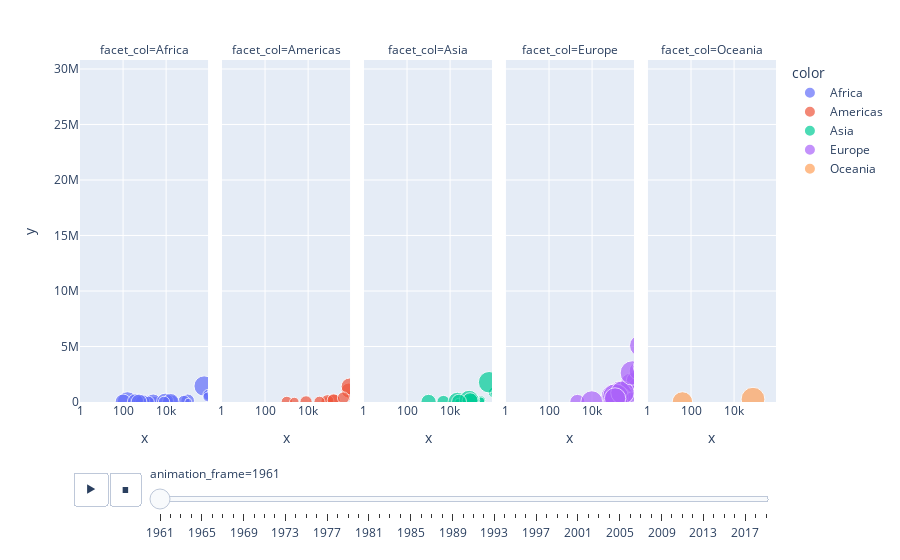

The cell this chart's notebook holds for it:
### Code cell
show_descriptive_scatter(crops_all, "Wheat")

### Figure 1 — Plotly figure (JSON) as saved in the notebook; plotly's stock layout.template omitted (floating-point values rounded to 4 significant figures)
{"data": [{"hovertemplate": "<b>%{hovertext}</b><br><br>color=Africa<br>animation_frame=1961<br>facet_col=Africa<br>x=%{x}<br>y=%{y}<br>size=%{marker.size}<extra></extra>", "hovertext": ["Algeria", "Angola", "Botswana", "Burundi", "Cameroon", "Chad", "Democratic Republic of the Congo", "Egypt", "Eritrea", "Eswatini", "Ethiopia", "Ethiopia PDR", "Kenya", "Lesotho", "Libya", "Madagascar", "Malawi", "Mali", "Mauritania", "Morocco", "Mozambique", "Namibia", "Niger", "Nigeria", "Rwanda", "Somalia", "South Africa", "Sudan", "Sudan (former)", "Tunisia", "Uganda", "United Republic of Tanzania", "Zambia", "Zimbabwe"], "ids": ["Algeria", "Angola", "Botswana", "Burundi", "Cameroon", "Chad", "Democratic Republic of the Congo", "Egypt", "Eritrea", "Eswatini", "Ethiopia", "Ethiopia PDR", "Kenya", "Lesotho", "Libya", "Madagascar", "Malawi", "Mali", "Mauritania", "Morocco", "Mozambique", "Namibia", "Niger", "Nigeria", "Rwanda", "Somalia", "South Africa", "Sudan", "Sudan (former)", "Tunisia", "Uganda", "United Republic of Tanzania", "Zambia", "Zimbabwe"], "legendgroup": "Africa", "marker": {"color": "#636efa", "size": [4060, 11111, 25000, 4444, 0, 11111, 7090, 24697, 0, 0, 0, 7127, 10907, 8648, 2829, 0, 15000, 15000, 2222, 4528, 7652, 9867, 12270, 17778, 7869, 0, 6190, 0, 16098, 5471, 0, 7625, 16000, 14673], "sizemode": "area", "sizeref": 118.5, "symbol": "circle"}, "mode": "markers", "name": "Africa", "orientation": "v", "showlegend": true, "type": "scatter", "x": [1689064, 18000, 160, 9000, 0, 1350, 3000, 581409, 0, 0, 0, 912000, 100300, 66532, 106000, 0, 100, 2500, 450, 1590000, 11500, 600, 815, 9000, 1525, 0, 1407000, 0, 16400, 850000, 0, 8000, 380, 550], "xaxis": "x", "y": [685723, 20000, 400, 4000, 0, 1500, 2127, 1435926, 0, 0, 0, 650000, 109400, 57540, 29992, 0, 150, 3750, 100, 720000, 8800, 592, 1000, 16000, 1200, 0, 871000, 0, 26400, 465000, 0, 6100, 608, 807], "yaxis": "y"}, {"hovertemplate": "<b>%{hovertext}</b><br><br>color=Americas<br>animation_frame=1961<br>facet_col=Americas<br>x=%{x}<br>y=%{y}<br>size=%{marker.size}<extra></extra>", "hovertext": ["Argentina", "Bolivia (Plurinational State of)", "Brazil", "Canada", "Chile", "Colombia", "Ecuador", "Guatemala", "Honduras", "Mexico", "Paraguay", "Peru", "United States of America", "Uruguay", "Venezuela (Bolivarian Republic of)"], "ids": ["Argentina", "Bolivia (Plurinational State of)", "Brazil", "Canada", "Chile", "Colombia", "Ecuador", "Guatemala", "Honduras", "Mexico", "Paraguay", "Peru", "United States of America", "Uruguay", "Venezuela (Bolivarian Republic of)"], "legendgroup": "Americas", "marker": {"color": "#EF553B", "size": [12950, 5625, 5330, 7529, 13398, 8881, 9924, 7319, 7824, 16758, 9000, 10012, 16070, 8523, 5403], "sizemode": "area", "sizeref": 118.5, "symbol": "circle"}, "mode": "markers", "name": "Americas", "orientation": "v", "showlegend": true, "type": "scatter", "x": [4420900, 80000, 1022234, 10245000, 769200, 160000, 78770, 33686, 1025, 836538, 8000, 153417, 20870000, 435912, 2273], "xaxis": "x2", "y": [5725000, 45000, 544858, 7713000, 1030560, 142100, 78170, 24656, 802, 1401909, 7200, 153595, 33539008, 371536, 1228], "yaxis": "y2"}, {"hovertemplate": "<b>%{hovertext}</b><br><br>color=Asia<br>animation_frame=1961<br>facet_col=Asia<br>x=%{x}<br>y=%{y}<br>size=%{marker.size}<extra></extra>", "hovertext": ["Afghanistan", "Armenia", "Azerbaijan", "Bangladesh", "Bhutan", "China, mainland", "China, Taiwan Province of", "Cyprus", "Democratic People's Republic of Korea", "Georgia", "India", "Iran (Islamic Republic of)", "Iraq", "Israel", "Japan", "Jordan", "Kazakhstan", "Kuwait", "Kyrgyzstan", "Lebanon", "Mongolia", "Myanmar", "Nepal", "Oman", "Pakistan", "Palestine", "Qatar", "Republic of Korea", "Saudi Arabia", "Syrian Arab Republic", "Tajikistan", "Thailand", "Turkey", "Turkmenistan", "United Arab Emirates", "Uzbekistan", "Yemen"], "ids": ["Afghanistan", "Armenia", "Azerbaijan", "Bangladesh", "Bhutan", "China, mainland", "China, Taiwan Province of", "Cyprus", "Democratic People's Republic of Korea", "Georgia", "India", "Iran (Islamic Republic of)", "Iraq", "Israel", "Japan", "Jordan", "Kazakhstan", "Kuwait", "Kyrgyzstan", "Lebanon", "Mongolia", "Myanmar", "Nepal", "Oman", "Pakistan", "Palestine", "Qatar", "Republic of Korea", "Saudi Arabia", "Syrian Arab Republic", "Tajikistan", "Thailand", "Turkey", "Turkmenistan", "United Arab Emirates", "Uzbekistan", "Yemen"], "legendgroup": "Asia", "marker": {"color": "#00cc96", "size": [10220, 0, 0, 5738, 10204, 5578, 20335, 5792, 5060, 0, 8507, 7970, 7794, 10477, 27455, 5058, 0, 0, 0, 9956, 3685, 3078, 12273, 14000, 8222, 0, 0, 22657, 14706, 5754, 0, 0, 9093, 0, 0, 0, 13077], "sizemode": "area", "sizeref": 118.5, "symbol": "circle"}, "mode": "markers", "name": "Asia", "orientation": "v", "showlegend": true, "type": "scatter", "x": [2230000, 0, 0, 56657, 4900, 25546000, 21759, 78930, 168000, 0, 12927000, 3600000, 1100000, 62900, 648700, 273230, 0, 0, 0, 68800, 267000, 24156, 110000, 1000, 4639000, 0, 0, 75915, 85000, 1315499, 0, 0, 7846500, 0, 0, 0, 26000], "xaxis": "x3", "y": [2279000, 0, 0, 32512, 5000, 14250000, 44248, 45720, 85000, 0, 10997000, 2869119, 857350, 65900, 1781000, 138200, 0, 0, 0, 68500, 98400, 7436, 135000, 1400, 3814000, 0, 0, 172000, 125000, 757000, 0, 0, 7135000, 0, 0, 0, 34000], "yaxis": "y3"}, {"hovertemplate": "<b>%{hovertext}</b><br><br>color=Europe<br>animation_frame=1961<br>facet_col=Europe<br>x=%{x}<br>y=%{y}<br>size=%{marker.size}<extra></extra>", "hovertext": ["Albania", "Austria", "Belarus", "Belgium", "Belgium-Luxembourg", "Bosnia and Herzegovina", "Bulgaria", "Croatia", "Czechia", "Czechoslovakia", "Denmark", "Estonia", "Finland", "France", "Germany", "Greece", "Hungary", "Ireland", "Italy", "Latvia", "Lithuania", "Luxembourg", "Malta", "Montenegro", "Netherlands", "North Macedonia", "Norway", "Poland", "Portugal", "Republic of Moldova", "Romania", "Russian Federation", "Serbia", "Serbia and Montenegro", "Slovakia", "Slovenia", "Spain", "Sweden", "Switzerland", "Ukraine", "United Kingdom of Great Britain and Northern Ireland", "USSR", "Yugoslav SFR"], "ids": ["Albania", "Austria", "Belarus", "Belgium", "Belgium-Luxembourg", "Bosnia and Herzegovina", "Bulgaria", "Croatia", "Czechia", "Czechoslovakia", "Denmark", "Estonia", "Finland", "France", "Germany", "Greece", "Hungary", "Ireland", "Italy", "Latvia", "Lithuania", "Luxembourg", "Malta", "Montenegro", "Netherlands", "North Macedonia", "Norway", "Poland", "Portugal", "Republic of Moldova", "Romania", "Russian Federation", "Serbia", "Serbia and Montenegro", "Slovakia", "Slovenia", "Spain", "Sweden", "Switzerland", "Ukraine", "United Kingdom of Great Britain and Northern Ireland", "USSR", "Yugoslav SFR"], "legendgroup": "Europe", "marker": {"color": "#ab63fa", "size": [7731, 25802, 0, 0, 37116, 0, 15416, 0, 0, 25997, 41205, 0, 19436, 23950, 28607, 13026, 19095, 33676, 19103, 0, 0, 0, 13746, 0, 39251, 0, 28300, 19929, 6515, 0, 13438, 0, 0, 0, 0, 0, 8837, 32627, 27134, 0, 35372, 9920, 16161], "sizemode": "area", "sizeref": 118.5, "symbol": "circle"}, "mode": "markers", "name": "Europe", "orientation": "v", "showlegend": true, "type": "scatter", "x": [126500, 275822, 0, 0, 212139, 0, 1323010, 0, 0, 641004, 105341, 0, 237085, 3997300, 1774628, 1172900, 1013700, 139534, 4345449, 0, 0, 0, 2069, 0, 122831, 0, 9682, 1401000, 659517, 0, 2969400, 0, 0, 0, 0, 0, 3890605, 257199, 116460, 0, 739000, 63000000, 1964000], "xaxis": "x4", "y": [97800, 711673, 0, 0, 787372, 0, 2039600, 0, 0, 1666390, 434057, 0, 460792, 9573520, 5076707, 1527870, 1935700, 469900, 8301200, 0, 0, 0, 2844, 0, 482130, 0, 27400, 2792000, 429643, 0, 3990300, 0, 0, 0, 0, 0, 3438000, 839170, 316000, 0, 2614000, 62494000, 3174000], "yaxis": "y4"}, {"hovertemplate": "<b>%{hovertext}</b><br><br>color=Oceania<br>animation_frame=1961<br>facet_col=Oceania<br>x=%{x}<br>y=%{y}<br>size=%{marker.size}<extra></extra>", "hovertext": ["Australia", "New Caledonia", "New Zealand"], "ids": ["Australia", "New Caledonia", "New Zealand"], "legendgroup": "Oceania", "marker": {"color": "#FFA15A", "size": [11291, 25000, 33517], "sizemode": "area", "sizeref": 118.5, "symbol": "circle"}, "mode": "markers", "name": "Oceania", "orientation": "v", "showlegend": true, "type": "scatter", "x": [5958110, 40, 75589], "xaxis": "x5", "y": [6727192, 100, 253349], "yaxis": "y5"}], "layout": {"annotations": [{"font": {}, "showarrow": false, "text": "facet_col=Africa", "x": 0.092, "xanchor": "center", "xref": "paper", "y": 1, "yanchor": "bottom", "yref": "paper"}, {"font": {}, "showarrow": false, "text": "facet_col=Americas", "x": 0.296, "xanchor": "center", "xref": "paper", "y": 1, "yanchor": "bottom", "yref": "paper"}, {"font": {}, "showarrow": false, "text": "facet_col=Asia", "x": 0.5, "xanchor": "center", "xref": "paper", "y": 1, "yanchor": "bottom", "yref": "paper"}, {"font": {}, "showarrow": false, "text": "facet_col=Europe", "x": 0.704, "xanchor": "center", "xref": "paper", "y": 1, "yanchor": "bottom", "yref": "paper"}, {"font": {}, "showarrow": false, "text": "facet_col=Oceania", "x": 0.908, "xanchor": "center", "xref": "paper", "y": 1, "yanchor": "bottom", "yref": "paper"}], "legend": {"itemsizing": "constant", "title": {"text": "color"}, "tracegroupgap": 0}, "margin": {"t": 60}, "sliders": [{"active": 0, "currentvalue": {"prefix": "animation_frame="}, "len": 0.9, "pad": {"b": 10, "t": 60}, "steps": [{"args": [["1961"], {"frame": {"duration": 0, "redraw": false}, "fromcurrent": true, "mode": "immediate", "transition": {"duration": 0, "easing": "linear"}}], "label": "1961", "method": "animate"}, {"args": [["1962"], {"frame": {"duration": 0, "redraw": false}, "fromcurrent": true, "mode": "immediate", "transition": {"duration": 0, "easing": "linear"}}], "label": "1962", "method": "animate"}, {"args": [["1963"], {"frame": {"duration": 0, "redraw": false}, "fromcurrent": true, "mode": "immediate", "transition": {"duration": 0, "easing": "linear"}}], "label": "1963", "method": "animate"}, {"args": [["1964"], {"frame": {"duration": 0, "redraw": false}, "fromcurrent": true, "mode": "immediate", "transition": {"duration": 0, "easing": "linear"}}], "label": "1964", "method": "animate"}, {"args": [["1965"], {"frame": {"duration": 0, "redraw": false}, "fromcurrent": true, "mode": "immediate", "transition": {"duration": 0, "easing": "linear"}}], "label": "1965", "method": "animate"}, {"args": [["1966"], {"frame": {"duration": 0, "redraw": false}, "fromcurrent": true, "mode": "immediate", "transition": {"duration": 0, "easing": "linear"}}], "label": "1966", "method": "animate"}, {"args": [["1967"], {"frame": {"duration": 0, "redraw": false}, "fromcurrent": true, "mode": "immediate", "transition": {"duration": 0, "easing": "linear"}}], "label": "1967", "method": "animate"}, {"args": [["1968"], {"frame": {"duration": 0, "redraw": false}, "fromcurrent": true, "mode": "immediate", "transition": {"duration": 0, "easing": "linear"}}], "label": "1968", "method": "animate"}, {"args": [["1969"], {"frame": {"duration": 0, "redraw": false}, "fromcurrent": true, "mode": "immediate", "transition": {"duration": 0, "easing": "linear"}}], "label": "1969", "method": "animate"}, {"args": [["1970"], {"frame": {"duration": 0, "redraw": false}, "fromcurrent": true, "mode": "immediate", "transition": {"duration": 0, "easing": "linear"}}], "label": "1970", "method": "animate"}, {"args": [["1971"], {"frame": {"duration": 0, "redraw": false}, "fromcurrent": true, "mode": "immediate", "transition": {"duration": 0, "easing": "linear"}}], "label": "1971", "method": "animate"}, {"args": [["1972"], {"frame": {"duration": 0, "redraw": false}, "fromcurrent": true, "mode": "immediate", "transition": {"duration": 0, "easing": "linear"}}], "label": "1972", "method": "animate"}, {"args": [["1973"], {"frame": {"duration": 0, "redraw": false}, "fromcurrent": true, "mode": "immediate", "transition": {"duration": 0, "easing": "linear"}}], "label": "1973", "method": "animate"}, {"args": [["1974"], {"frame": {"duration": 0, "redraw": false}, "fromcurrent": true, "mode": "immediate", "transition": {"duration": 0, "easing": "linear"}}], "label": "1974", "method": "animate"}, {"args": [["1975"], {"frame": {"duration": 0, "redraw": false}, "fromcurrent": true, "mode": "immediate", "transition": {"duration": 0, "easing": "linear"}}], "label": "1975", "method": "animate"}, {"args": [["1976"], {"frame": {"duration": 0, "redraw": false}, "fromcurrent": true, "mode": "immediate", "transition": {"duration": 0, "easing": "linear"}}], "label": "1976", "method": "animate"}, {"args": [["1977"], {"frame": {"duration": 0, "redraw": false}, "fromcurrent": true, "mode": "immediate", "transition": {"duration": 0, "easing": "linear"}}], "label": "1977", "method": "animate"}, {"args": [["1978"], {"frame": {"duration": 0, "redraw": false}, "fromcurrent": true, "mode": "immediate", "transition": {"duration": 0, "easing": "linear"}}], "label": "1978", "method": "animate"}, {"args": [["1979"], {"frame": {"duration": 0, "redraw": false}, "fromcurrent": true, "mode": "immediate", "transition": {"duration": 0, "easing": "linear"}}], "label": "1979", "method": "animate"}, {"args": [["1980"], {"frame": {"duration": 0, "redraw": false}, "fromcurrent": true, "mode": "immediate", "transition": {"duration": 0, "easing": "linear"}}], "label": "1980", "method": "animate"}, {"args": [["1981"], {"frame": {"duration": 0, "redraw": false}, "fromcurrent": true, "mode": "immediate", "transition": {"duration": 0, "easing": "linear"}}], "label": "1981", "method": "animate"}, {"args": [["1982"], {"frame": {"duration": 0, "redraw": false}, "fromcurrent": true, "mode": "immediate", "transition": {"duration": 0, "easing": "linear"}}], "label": "1982", "method": "animate"}, {"args": [["1983"], {"frame": {"duration": 0, "redraw": false}, "fromcurrent": true, "mode": "immediate", "transition": {"duration": 0, "easing": "linear"}}], "label": "1983", "method": "animate"}, {"args": [["1984"], {"frame": {"duration": 0, "redraw": false}, "fromcurrent": true, "mode": "immediate", "transition": {"duration": 0, "easing": "linear"}}], "label": "1984", "method": "animate"}, {"args": [["1985"], {"frame": {"duration": 0, "redraw": false}, "fromcurrent": true, "mode": "immediate", "transition": {"duration": 0, "easing": "linear"}}], "label": "1985", "method": "animate"}, {"args": [["1986"], {"frame": {"duration": 0, "redraw": false}, "fromcurrent": true, "mode": "immediate", "transition": {"duration": 0, "easing": "linear"}}], "label": "1986", "method": "animate"}, {"args": [["1987"], {"frame": {"duration": 0, "redraw": false}, "fromcurrent": true, "mode": "immediate", "transition": {"duration": 0, "easing": "linear"}}], "label": "1987", "method": "animate"}, {"args": [["1988"], {"frame": {"duration": 0, "redraw": false}, "fromcurrent": true, "mode": "immediate", "transition": {"duration": 0, "easing": "linear"}}], "label": "1988", "method": "animate"}, {"args": [["1989"], {"frame": {"duration": 0, "redraw": false}, "fromcurrent": true, "mode": "immediate", "transition": {"duration": 0, "easing": "linear"}}], "label": "1989", "method": "animate"}, {"args": [["1990"], {"frame": {"duration": 0, "redraw": false}, "fromcurrent": true, "mode": "immediate", "transition": {"duration": 0, "easing": "linear"}}], "label": "1990", "method": "animate"}, {"args": [["1991"], {"frame": {"duration": 0, "redraw": false}, "fromcurrent": true, "mode": "immediate", "transition": {"duration": 0, "easing": "linear"}}], "label": "1991", "method": "animate"}, {"args": [["1992"], {"frame": {"duration": 0, "redraw": false}, "fromcurrent": true, "mode": "immediate", "transition": {"duration": 0, "easing": "linear"}}], "label": "1992", "method": "animate"}, {"args": [["1993"], {"frame": {"duration": 0, "redraw": false}, "fromcurrent": true, "mode": "immediate", "transition": {"duration": 0, "easing": "linear"}}], "label": "1993", "method": "animate"}, {"args": [["1994"], {"frame": {"duration": 0, "redraw": false}, "fromcurrent": true, "mode": "immediate", "transition": {"duration": 0, "easing": "linear"}}], "label": "1994", "method": "animate"}, {"args": [["1995"], {"frame": {"duration": 0, "redraw": false}, "fromcurrent": true, "mode": "immediate", "transition": {"duration": 0, "easing": "linear"}}], "label": "1995", "method": "animate"}, {"args": [["1996"], {"frame": {"duration": 0, "redraw": false}, "fromcurrent": true, "mode": "immediate", "transition": {"duration": 0, "easing": "linear"}}], "label": "1996", "method": "animate"}, {"args": [["1997"], {"frame": {"duration": 0, "redraw": false}, "fromcurrent": true, "mode": "immediate", "transition": {"duration": 0, "easing": "linear"}}], "label": "1997", "method": "animate"}, {"args": [["1998"], {"frame": {"duration": 0, "redraw": false}, "fromcurrent": true, "mode": "immediate", "transition": {"duration": 0, "easing": "linear"}}], "label": "1998", "method": "animate"}, {"args": [["1999"], {"frame": {"duration": 0, "redraw": false}, "fromcurrent": true, "mode": "immediate", "transition": {"duration": 0, "easing": "linear"}}], "label": "1999", "method": "animate"}, {"args": [["2000"], {"frame": {"duration": 0, "redraw": false}, "fromcurrent": true, "mode": "immediate", "transition": {"duration": 0, "easing": "linear"}}], "label": "2000", "method": "animate"}, {"args": [["2001"], {"frame": {"duration": 0, "redraw": false}, "fromcurrent": true, "mode": "immediate", "transition": {"duration": 0, "easing": "linear"}}], "label": "2001", "method": "animate"}, {"args": [["2002"], {"frame": {"duration": 0, "redraw": false}, "fromcurrent": true, "mode": "immediate", "transition": {"duration": 0, "easing": "linear"}}], "label": "2002", "method": "animate"}, {"args": [["2003"], {"frame": {"duration": 0, "redraw": false}, "fromcurrent": true, "mode": "immediate", "transition": {"duration": 0, "easing": "linear"}}], "label": "2003", "method": "animate"}, {"args": [["2004"], {"frame": {"duration": 0, "redraw": false}, "fromcurrent": true, "mode": "immediate", "transition": {"duration": 0, "easing": "linear"}}], "label": "2004", "method": "animate"}, {"args": [["2005"], {"frame": {"duration": 0, "redraw": false}, "fromcurrent": true, "mode": "immediate", "transition": {"duration": 0, "easing": "linear"}}], "label": "2005", "method": "animate"}, {"args": [["2006"], {"frame": {"duration": 0, "redraw": false}, "fromcurrent": true, "mode": "immediate", "transition": {"duration": 0, "easing": "linear"}}], "label": "2006", "method": "animate"}, {"args": [["2007"], {"frame": {"duration": 0, "redraw": false}, "fromcurrent": true, "mode": "immediate", "transition": {"duration": 0, "easing": "linear"}}], "label": "2007", "method": "animate"}, {"args": [["2008"], {"frame": {"duration": 0, "redraw": false}, "fromcurrent": true, "mode": "immediate", "transition": {"duration": 0, "easing": "linear"}}], "label": "2008", "method": "animate"}, {"args": [["2009"], {"frame": {"duration": 0, "redraw": false}, "fromcurrent": true, "mode": "immediate", "transition": {"duration": 0, "easing": "linear"}}], "label": "2009", "method": "animate"}, {"args": [["2010"], {"frame": {"duration": 0, "redraw": false}, "fromcurrent": true, "mode": "immediate", "transition": {"duration": 0, "easing": "linear"}}], "label": "2010", "method": "animate"}, {"args": [["2011"], {"frame": {"duration": 0, "redraw": false}, "fromcurrent": true, "mode": "immediate", "transition": {"duration": 0, "easing": "linear"}}], "label": "2011", "method": "animate"}, {"args": [["2012"], {"frame": {"duration": 0, "redraw": false}, "fromcurrent": true, "mode": "immediate", "transition": {"duration": 0, "easing": "linear"}}], "label": "2012", "method": "animate"}, {"args": [["2013"], {"frame": {"duration": 0, "redraw": false}, "fromcurrent": true, "mode": "immediate", "transition": {"duration": 0, "easing": "linear"}}], "label": "2013", "method": "animate"}, {"args": [["2014"], {"frame": {"duration": 0, "redraw": false}, "fromcurrent": true, "mode": "immediate", "transition": {"duration": 0, "easing": "linear"}}], "label": "2014", "method": "animate"}, {"args": [["2015"], {"frame": {"duration": 0, "redraw": false}, "fromcurrent": true, "mode": "immediate", "transition": {"duration": 0, "easing": "linear"}}], "label": "2015", "method": "animate"}, {"args": [["2016"], {"frame": {"duration": 0, "redraw": false}, "fromcurrent": true, "mode": "immediate", "transition": {"duration": 0, "easing": "linear"}}], "label": "2016", "method": "animate"}, {"args": [["2017"], {"frame": {"duration": 0, "redraw": false}, "fromcurrent": true, "mode": "immediate", "transition": {"duration": 0, "easing": "linear"}}], "label": "2017", "method": "animate"}, {"args": [["2018"], {"frame": {"duration": 0, "redraw": false}, "fromcurrent": true, "mode": "immediate", "transition": {"duration": 0, "easing": "linear"}}], "label": "2018", "method": "animate"}, {"args": [["2019"], {"frame": {"duration": 0, "redraw": false}, "fromcurrent": true, "mode": "immediate", "transition": {"duration": 0, "easing": "linear"}}], "label": "2019", "method": "animate"}], "x": 0.1, "xanchor": "left", "y": 0, "yanchor": "top"}], "updatemenus": [{"buttons": [{"args": [null, {"frame": {"duration": 500, "redraw": false}, "fromcurrent": true, "mode": "immediate", "transition": {"duration": 500, "easing": "linear"}}], "label": "&#9654;", "method": "animate"}, {"args": [[null], {"frame": {"duration": 0, "redraw": false}, "fromcurrent": true, "mode": "immediate", "transition": {"duration": 0, "easing": "linear"}}], "label": "&#9724;", "method": "animate"}], "direction": "left", "pad": {"r": 10, "t": 70}, "showactive": false, "type": "buttons", "x": 0.1, "xanchor": "right", "y": 0, "yanchor": "top"}], "xaxis": {"anchor": "y", "domain": [0, 0.184], "range": [0, 5.946], "title": {"text": "x"}, "type": "log"}, "xaxis2": {"anchor": "y2", "domain": [0.204, 0.388], "matches": "x", "range": [0, 5.946], "title": {"text": "x"}, "type": "log"}, "xaxis3": {"anchor": "y3", "domain": [0.408, 0.592], "matches": "x", "range": [0, 5.946], "title": {"text": "x"}, "type": "log"}, "xaxis4": {"anchor": "y4", "domain": [0.612, 0.796], "matches": "x", "range": [0, 5.946], "title": {"text": "x"}, "type": "log"}, "xaxis5": {"anchor": "y5", "domain": [0.816, 1], "matches": "x", "range": [0, 5.946], "title": {"text": "x"}, "type": "log"}, "yaxis": {"anchor": "x", "domain": [0, 1], "range": [1, 30808000], "title": {"text": "y"}}, "yaxis2": {"anchor": "x2", "domain": [0, 1], "matches": "y", "showticklabels": false}, "yaxis3": {"anchor": "x3", "domain": [0, 1], "matches": "y", "showticklabels": false}, "yaxis4": {"anchor": "x4", "domain": [0, 1], "matches": "y", "showticklabels": false}, "yaxis5": {"anchor": "x5", "domain": [0, 1], "matches": "y", "showticklabels": false}}}
